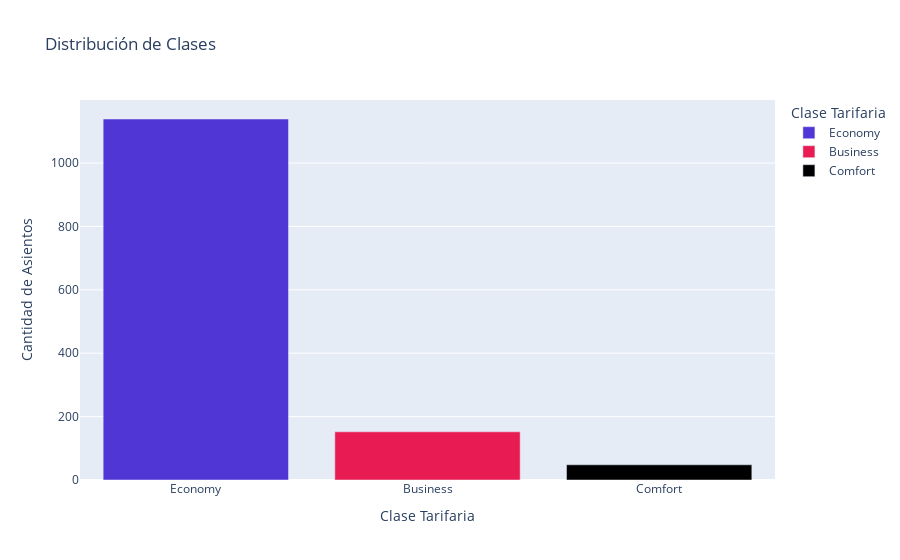

The cell this chart's notebook holds for it:
### Code cell
# Conteo por clase
fare_counts = seatsdf['fare_conditions'].value_counts().reset_index()
fare_counts.columns = ['Clase Tarifaria', 'Cantidad de Asientos']

# Crear el gráfico interactivo
fig = px.bar(
    fare_counts,
    x='Clase Tarifaria',
    y='Cantidad de Asientos',
    color='Clase Tarifaria',
    color_discrete_sequence=['#5036D5', '#E81C52', '#000000', '#FFFFFF'],  
    title='Distribución de Clases',
    labels={'Clase Tarifaria': 'Clase Tarifaria', 'Cantidad de Asientos': 'Cantidad de Asientos'}
)

# Mostrar el gráfico
fig.show()

### Figure 1 — Plotly figure (JSON) as saved in the notebook; plotly's stock layout.template omitted (floating-point values rounded to 4 significant figures)
{"data": [{"alignmentgroup": "True", "hovertemplate": "Clase Tarifaria=%{x}<br>Cantidad de Asientos=%{y}<extra></extra>", "legendgroup": "Economy", "marker": {"color": "#5036D5", "pattern": {"shape": ""}}, "name": "Economy", "offsetgroup": "Economy", "orientation": "v", "showlegend": true, "textposition": "auto", "type": "bar", "x": ["Economy"], "xaxis": "x", "y": [1139], "yaxis": "y"}, {"alignmentgroup": "True", "hovertemplate": "Clase Tarifaria=%{x}<br>Cantidad de Asientos=%{y}<extra></extra>", "legendgroup": "Business", "marker": {"color": "#E81C52", "pattern": {"shape": ""}}, "name": "Business", "offsetgroup": "Business", "orientation": "v", "showlegend": true, "textposition": "auto", "type": "bar", "x": ["Business"], "xaxis": "x", "y": [152], "yaxis": "y"}, {"alignmentgroup": "True", "hovertemplate": "Clase Tarifaria=%{x}<br>Cantidad de Asientos=%{y}<extra></extra>", "legendgroup": "Comfort", "marker": {"color": "#000000", "pattern": {"shape": ""}}, "name": "Comfort", "offsetgroup": "Comfort", "orientation": "v", "showlegend": true, "textposition": "auto", "type": "bar", "x": ["Comfort"], "xaxis": "x", "y": [48], "yaxis": "y"}], "layout": {"barmode": "relative", "legend": {"title": {"text": "Clase Tarifaria"}, "tracegroupgap": 0}, "title": {"text": "Distribución de Clases"}, "xaxis": {"anchor": "y", "categoryarray": ["Economy", "Business", "Comfort"], "categoryorder": "array", "domain": [0, 1], "title": {"text": "Clase Tarifaria"}}, "yaxis": {"anchor": "x", "domain": [0, 1], "title": {"text": "Cantidad de Asientos"}}}}
